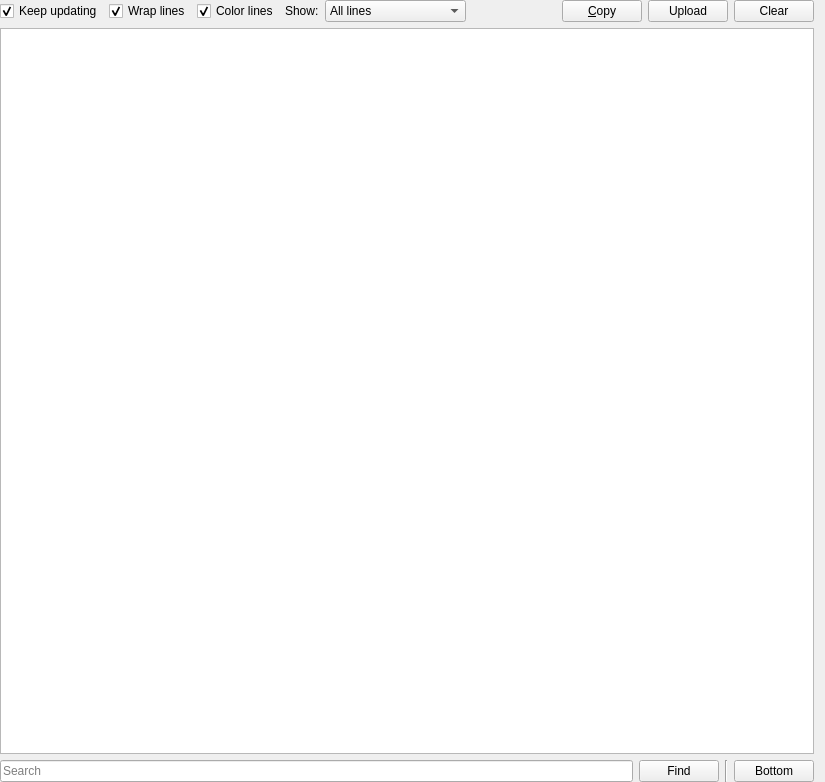
<?xml version="1.0" encoding="UTF-8"?>
<ui version="4.0">
 <class>LogPage</class>
 <widget class="QWidget" name="LogPage">
  <property name="geometry">
   <rect>
    <x>0</x>
    <y>0</y>
    <width>825</width>
    <height>782</height>
   </rect>
  </property>
  <layout class="QGridLayout" name="gridLayout">
   <property name="leftMargin">
    <number>0</number>
   </property>
   <property name="topMargin">
    <number>0</number>
   </property>
   <property name="bottomMargin">
    <number>0</number>
   </property>
   <item row="1" column="0" colspan="5">
    <widget class="LogView" name="text">
     <property name="undoRedoEnabled">
      <bool>false</bool>
     </property>
     <property name="readOnly">
      <bool>true</bool>
     </property>
     <property name="plainText">
      <string notr="true"/>
     </property>
     <property name="textInteractionFlags">
      <set>Qt::LinksAccessibleByKeyboard|Qt::LinksAccessibleByMouse|Qt::TextBrowserInteraction|Qt::TextSelectableByKeyboard|Qt::TextSelectableByMouse</set>
     </property>
     <property name="centerOnScroll">
      <bool>false</bool>
     </property>
    </widget>
   </item>
   <item row="0" column="0" colspan="5">
    <layout class="QHBoxLayout" name="horizontalLayout">
     <item>
      <widget class="QCheckBox" name="trackLogCheckbox">
       <property name="text">
        <string>Keep updating</string>
       </property>
       <property name="checked">
        <bool>true</bool>
       </property>
      </widget>
     </item>
     <item>
      <widget class="QCheckBox" name="wrapCheckbox">
       <property name="text">
        <string>Wrap lines</string>
       </property>
       <property name="checked">
        <bool>true</bool>
       </property>
      </widget>
     </item>
     <item>
      <widget class="QCheckBox" name="colorCheckbox">
       <property name="text">
        <string>Color lines</string>
       </property>
       <property name="checked">
        <bool>true</bool>
       </property>
      </widget>
     </item>
     <item>
      <widget class="QLabel" name="levelFilterLabel">
       <property name="text">
        <string>Show:</string>
       </property>
       <property name="buddy">
        <cstring>levelFilterBox</cstring>
       </property>
      </widget>
     </item>
     <item>
      <widget class="QComboBox" name="levelFilterBox">
       <property name="toolTip">
        <string>Which lines of the log to show. Copy and Upload always take the whole log.</string>
       </property>
       <item>
        <property name="text">
         <string>All lines</string>
        </property>
       </item>
       <item>
        <property name="text">
         <string>Warnings and errors</string>
        </property>
       </item>
       <item>
        <property name="text">
         <string>Errors</string>
        </property>
       </item>
      </widget>
     </item>
     <item>
      <spacer name="horizontalSpacer">
       <property name="orientation">
        <enum>Qt::Horizontal</enum>
       </property>
       <property name="sizeHint" stdset="0">
        <size>
         <width>40</width>
         <height>20</height>
        </size>
       </property>
      </spacer>
     </item>
     <item>
      <widget class="QPushButton" name="btnCopy">
       <property name="toolTip">
        <string>Copy the whole log into the clipboard</string>
       </property>
       <property name="text">
        <string>&amp;Copy</string>
       </property>
      </widget>
     </item>
     <item>
      <widget class="QPushButton" name="btnPaste">
       <property name="toolTip">
        <string>Upload the log to the paste service configured in preferences</string>
       </property>
       <property name="text">
        <string>Upload</string>
       </property>
      </widget>
     </item>
     <item>
      <widget class="QPushButton" name="btnClear">
       <property name="toolTip">
        <string>Clear the log</string>
       </property>
       <property name="text">
        <string>Clear</string>
       </property>
      </widget>
     </item>
    </layout>
   </item>
   <item row="2" column="2">
    <widget class="QPushButton" name="findButton">
     <property name="sizePolicy">
      <sizepolicy hsizetype="Maximum" vsizetype="Fixed">
       <horstretch>0</horstretch>
       <verstretch>0</verstretch>
      </sizepolicy>
     </property>
     <property name="text">
      <string>Find</string>
     </property>
    </widget>
   </item>
   <item row="2" column="4">
    <widget class="QPushButton" name="btnBottom">
     <property name="sizePolicy">
      <sizepolicy hsizetype="Maximum" vsizetype="Fixed">
       <horstretch>0</horstretch>
       <verstretch>0</verstretch>
      </sizepolicy>
     </property>
     <property name="toolTip">
      <string>Scroll all the way to bottom</string>
     </property>
     <property name="text">
      <string>Bottom</string>
     </property>
    </widget>
   </item>
   <item row="2" column="3">
    <widget class="Line" name="line">
     <property name="orientation">
      <enum>Qt::Vertical</enum>
     </property>
    </widget>
   </item>
   <item row="2" column="0" colspan="2">
    <widget class="QLineEdit" name="searchBar">
     <property name="placeholderText">
      <string>Search</string>
     </property>
    </widget>
   </item>
  </layout>
 </widget>
 <customwidgets>
  <customwidget>
   <class>LogView</class>
   <extends>QPlainTextEdit</extends>
   <header>ui/widgets/LogView.h</header>
  </customwidget>
 </customwidgets>
 <tabstops>
  <tabstop>trackLogCheckbox</tabstop>
  <tabstop>wrapCheckbox</tabstop>
  <tabstop>colorCheckbox</tabstop>
  <tabstop>levelFilterBox</tabstop>
  <tabstop>btnCopy</tabstop>
  <tabstop>btnPaste</tabstop>
  <tabstop>btnClear</tabstop>
  <tabstop>text</tabstop>
  <tabstop>findButton</tabstop>
 </tabstops>
 <resources/>
 <connections/>
</ui>
